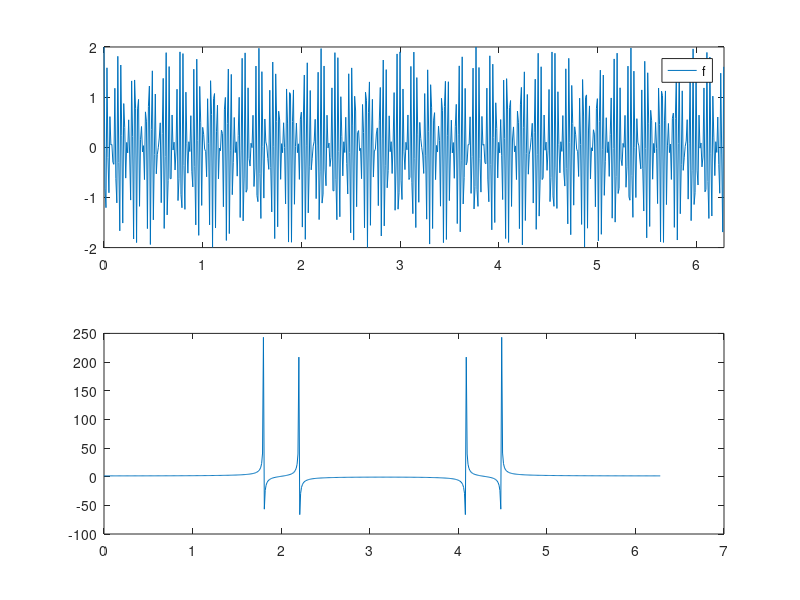

MATLAB code to generate this figure:
t = 0:0.01:(2*pi);
f1 = cos(t*180);
f2 = cos(t*220);

f = f1 + f2;
figure
subplot(2,1,1)
plot (t,f)
axis([0 2*pi -2 2])
legend('f')

fourier = fft(f);
subplot(2,1,2)
plot(t,fourier)